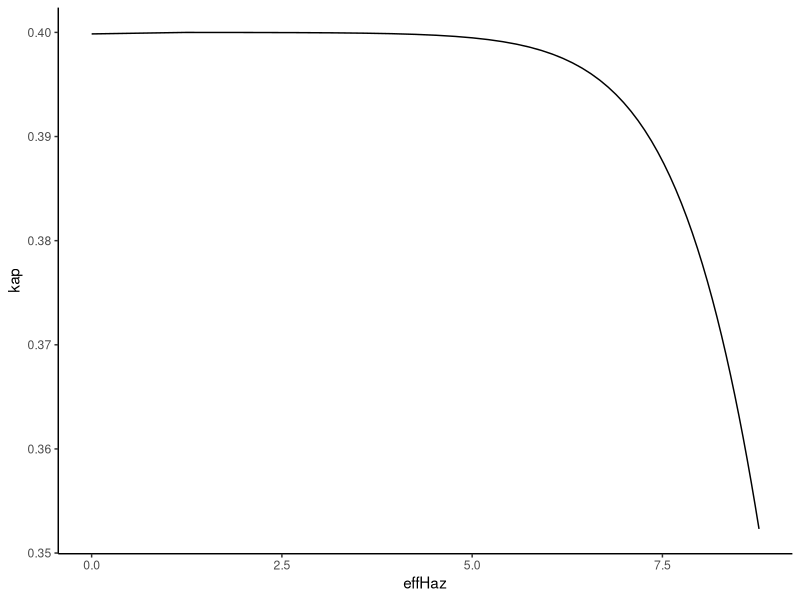
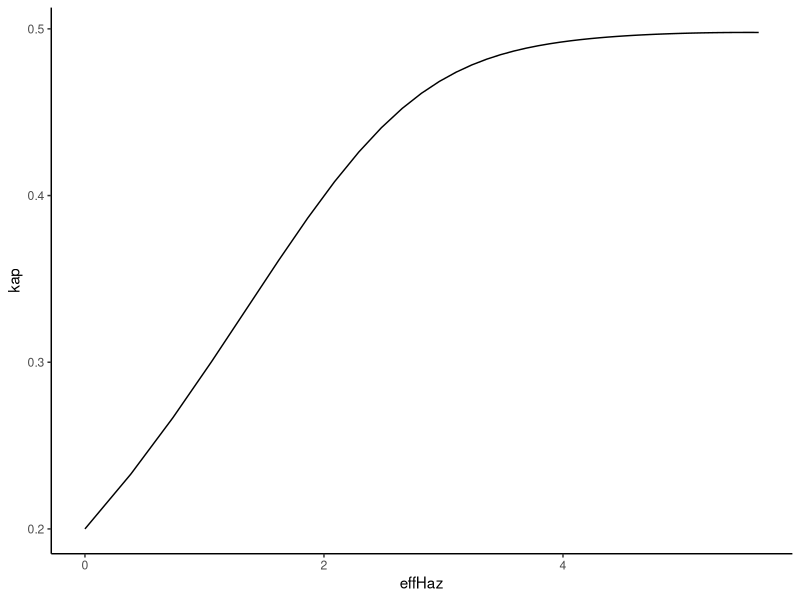
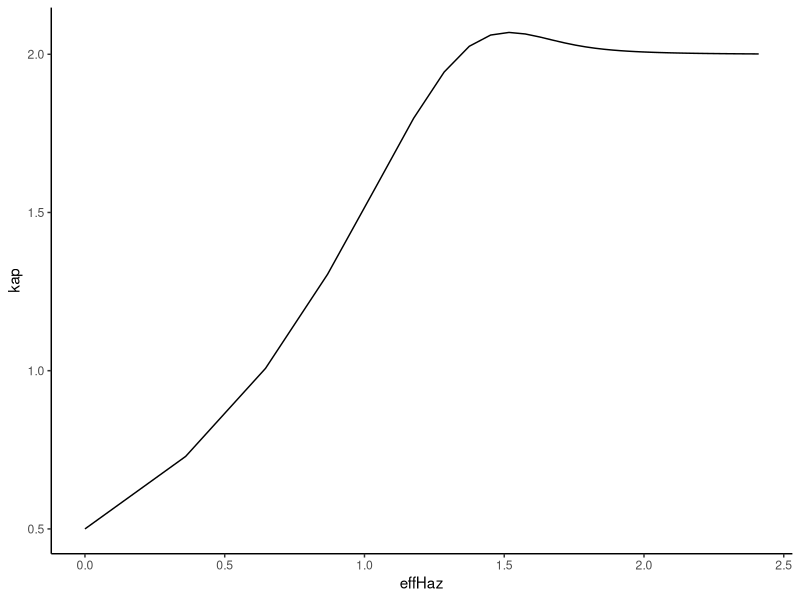
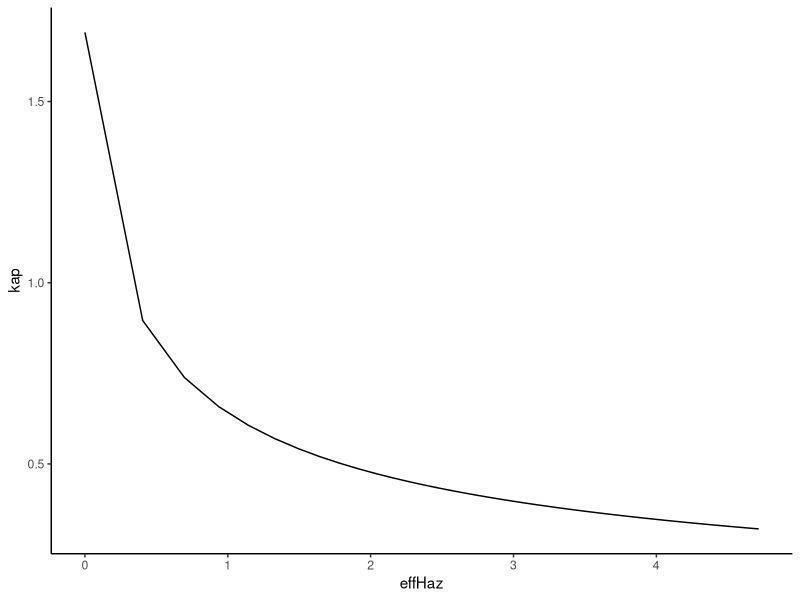
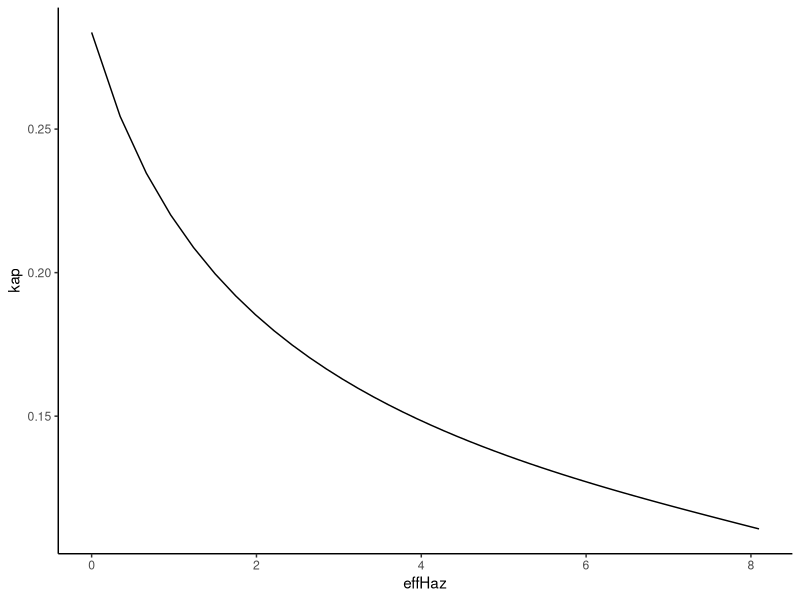
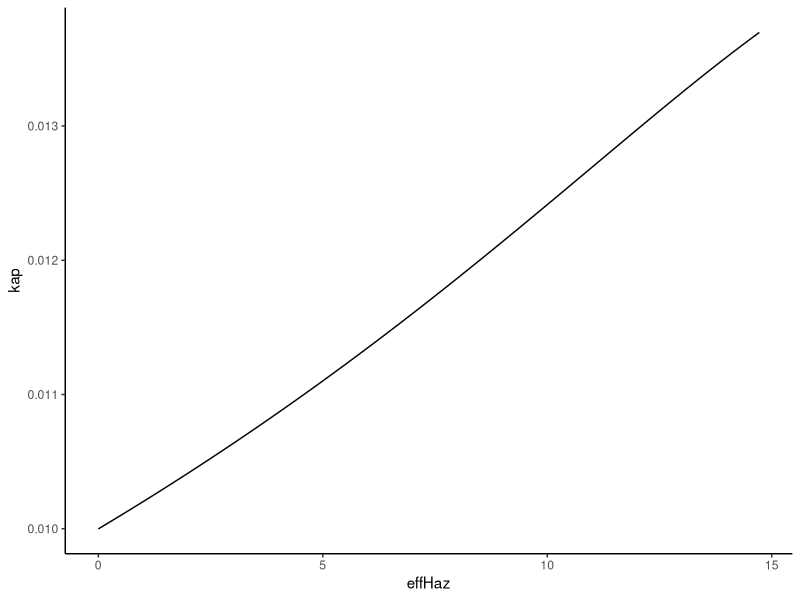

Write R code to recreate these figures, in order.
library(dplyr)
library(ggplot2); theme_set(theme_classic())

nSamp <- 1e4
nl <- 51
lmax <- 40

p <- ((1:nSamp)-1/2)/nSamp
lam <- seq(0, lmax, length.out=nl)

cvLam0 <- function(q, lam){
	wt <- exp(-lam*q)
	c0 <- mean(wt)
	c1 <- mean(q*wt)
	c2 <- mean(q*q*wt)
	m = c1/c0
	v <- c2/c0 - m^2
	return(c(
		n = c0
		, m=m, v=v
		, kap = v/m^2
	))
}

cvLam <- Vectorize(cvLam0, "lam")

cvPlot <- function(q, lam){
	f <- (as.data.frame(t(cvLam(q, lam)))
		|> mutate(effHaz  = -log(n))
	)
	print(f)
	print(ggplot(f)
		+ aes(effHaz, kap)
		+ geom_line()
	)
}

mu <- 2
kap <- 0.4

cvPlot(qgamma(p, scale=kap*mu, shape=1/kap), lam)
cvPlot(qbeta(p, shape1=2, shape2=2), lam)
cvPlot(qbeta(p, shape1=0.5, shape2=0.5), lam)
cvPlot(qlnorm(p, meanlog=log(0.4), sdlog=1), lam)
cvPlot(qlnorm(p, meanlog=log(0.4), sdlog=0.5), lam)
cvPlot(qnorm(p, mean=0.4, sd=0.04), lam)
